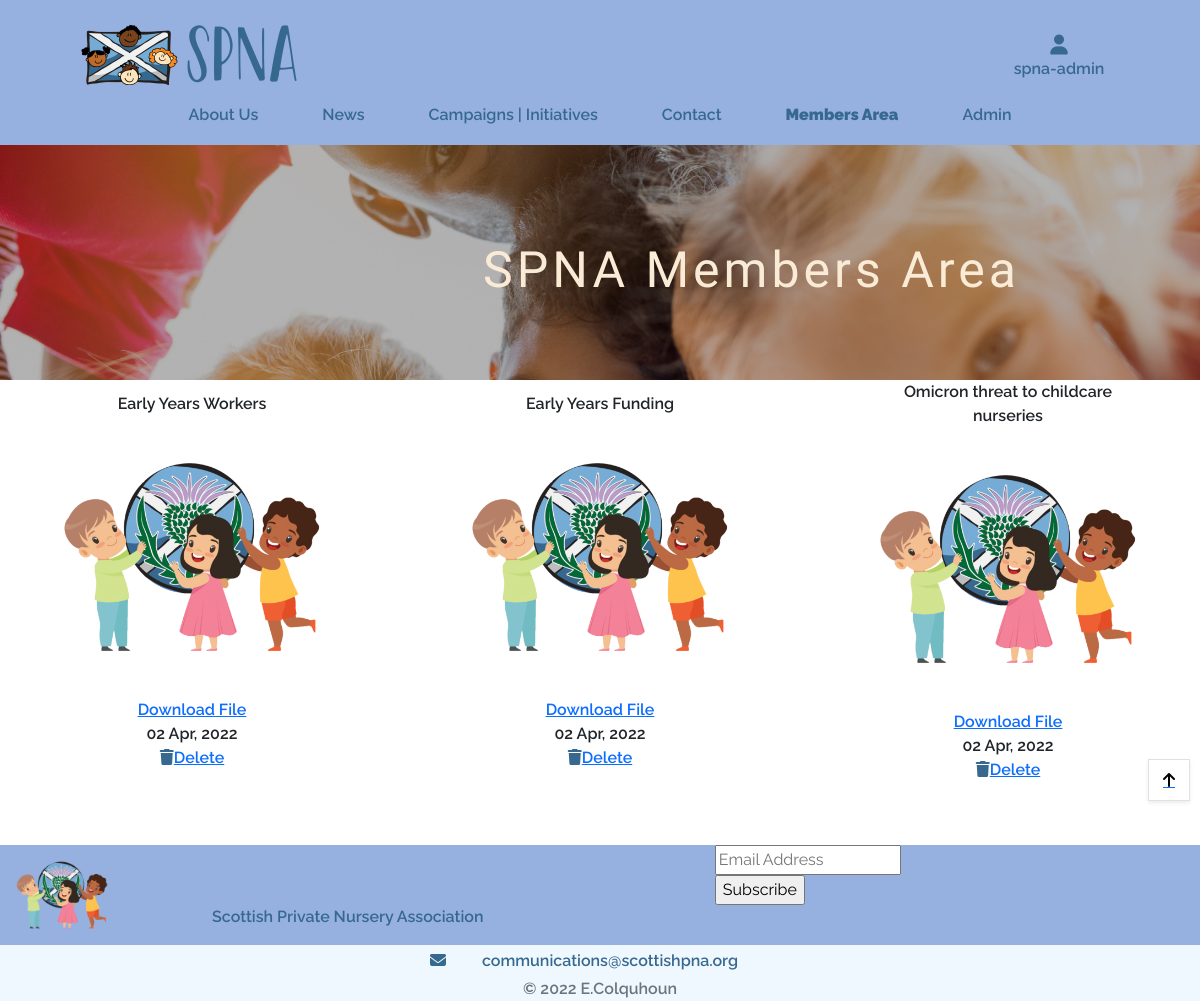
The app's page /member/ (signed in), older data.
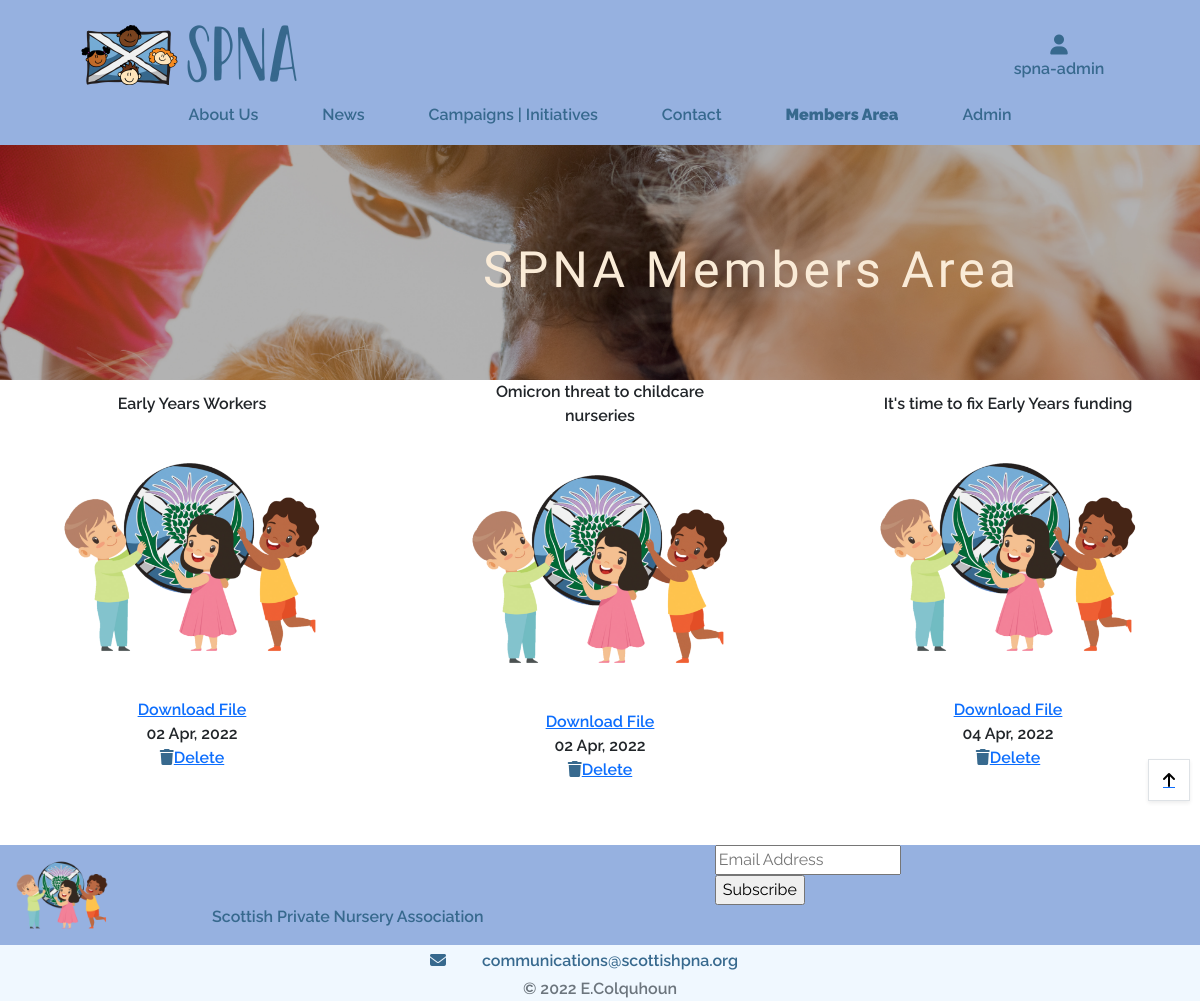
The same page, newer data.
### member/models.py (models this page shows, shortened)
class Document(models.Model):
    class Meta:
        verbose_name_plural = "Documents"
    title = models.CharField(max_length=255, null=True, blank=True)
    doc = models.FileField(upload_to='uploads/')
    date_uploaded = models.DateTimeField(auto_now_add=True)

### member/views.py (the view)
# urls.py: path('', views.member_area, name='member_area'),
@login_required
def member_area(request):
    docs = Document.objects.all()
    context = {
        'docs': docs,
    }
    return render(request, 'member/member-area.html', context)

### contact/forms.py
class ContactForm(forms.ModelForm):
    class Meta:
        model = Contact
        fields = ('name', 'phone_number', 'email', 'message')
        widgets = {
            'message': SummernoteWidget(),
            'email': forms.EmailInput(
                attrs={'placeholder': 'you@youremail.com'}),
            'phone_number': forms.TextInput(
                attrs={'placeholder': '+44 1234567890',
                       'rows': 1, 'cols': 15})
        }

### contact/context.py (called while the page is built)
def contact_modal(request):
    article = Articles.objects.all()
    doc = Document.objects.all()
    contact_form = ContactForm()
    context = {
        'contact_form': contact_form,
        'article': article,
        'doc': doc,
    }
    return context

### member/templates/member/member-area.html (shortened to what this page needs)
{% extends "base.html" %}
{% load static %}
{% block extra_css %}
    <link rel="stylesheet" type="text/css" href="{% static 'member/css/member.css' %}">
{% endblock %}
{% block page_header %}
    <div class="container-fluid header-container">
    </div>
{% endblock %}
{% block content %}
<section id="member-image-section">
    <div class="overlay">
        <div class="container-fluid h-100">
            <div class="row h-100">
                <div id="member-text-container"class="col-12 my-auto">
                    <h1 id="member-text" class="title-text">SPNA Members Area</h1>
                </div>
            </div>
        </div>
    </div>
</section>
<section id="documents-section">
    <div class="row text-center pb-5">
        {% for doc in docs %}
        <div class="col-12 col-md-3 mx-auto my-auto">
            <div>
                {{doc.title}}
            </div>
            <div>
                <img src="{{ spna }}/media/original/cropped-SPNA_logo_icon.png" class="card-img-top" alt="SPNA cropped logo">
                <a href="{{doc.doc.url}}">Download File</a>
            </div>
            <div>
                {{doc.date_uploaded | date:"d M, Y"}}
            </div>
            <div>
                <a class="delete-button" data-bs-toggle="modal" data-name="{{doc.id}}" data-bs-target="#delete-modal" href="#delete-doc-modal"><i class="fas fa-trash"></i>Delete</a>
            </div>
        </div>
        {% endfor %}
    </div>
</section>
{% endblock %}

Row changes from the older to the newer data that the page shows:
removed Document: title "Early Years Funding", date_uploaded "02 Apr, 2022"
added Document: title "It's time to fix Early Years funding", date_uploaded "04 Apr, 2022"
